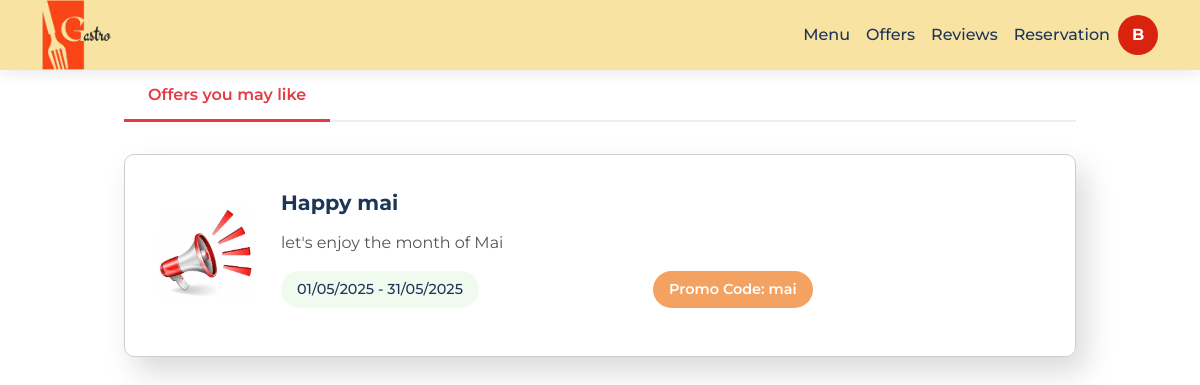
Screenshot of /offers/client-offers/ (signed in) with the database file from the repository.
### restaurant/models.py (models this page shows)
class User(AbstractUser):
    USER_TYPES = (
        ('PDG', 'PDG'),
        ('MANAGER', 'Manager'),
        ('CHEF', 'Chef'),
        ('SERVER', 'Server'),
        ('DELIVERY', 'Delivery Person'),
        ('CLIENT', 'Client'),
        ('SUPPLIER', 'Supplier'),
    )
    user_type = models.CharField(max_length=10, choices=USER_TYPES)
    phone = models.CharField(max_length=20)
    groups = models.ManyToManyField(
        'auth.Group',
        verbose_name='groups',
        blank=True,
        help_text='The groups this user belongs to.',
        related_name="restaurant_user_groups",
        related_query_name="restaurant_user",
    )
    user_permissions = models.ManyToManyField(
        'auth.Permission',
        verbose_name='user permissions',
        blank=True,
        help_text='Specific permissions for this user.',
        related_name="restaurant_user_permissions",
        related_query_name="restaurant_user",
    )

### offers/models.py (models this page shows, shortened)
class Offer(models.Model):
    title = models.CharField(max_length=100)
    description = models.TextField()
    start_date = models.DateField()
    end_date = models.DateField()
    discount = models.FloatField()
    code = models.CharField(max_length=50, unique=True)
    uses = models.PositiveIntegerField(default=0)
    image = models.ImageField(upload_to='offers_images/', blank=True, null=True)
    @property
    def status(self):
        today = timezone.now().date()
        if today < self.start_date:
            return OfferStatus.UPCOMING
        elif self.start_date <= today <= self.end_date:
            return OfferStatus.ACTIVE
        else:
            return OfferStatus.EXPIRED

### offers/views.py (the view)
# urls.py: path('client-offers/', views.client_offer_list, name='client_offers'),
def client_offer_list(request):
    today = timezone.now().date()
    offers = Offer.objects.all()
    active_offers = [o for o in offers if o.status == OfferStatus.ACTIVE]
    return render(request, 'client/offers.html', {'active_offers': active_offers})

### templates/client/offers.html (shortened to what this page needs)
<!DOCTYPE html>
{% load static %}
<html lang="fr">
<head>
    <link href="https://cdn.jsdelivr.net/npm/bootstrap@5.3.2/dist/css/bootstrap.min.css" rel="stylesheet">
    <link rel="stylesheet" href="{% static 'styles/client/offers.css' %}">
</head>
<body>
    <nav class="navbar navbar-expand-lg">
        <div class="container">
            <a class="navbar-brand" href="{% url 'landing_page' %}"><img src="{% static 'images/GASTRO_LINK-.png'  %}" alt="GastroLink" class="logo"></a>
            <div class="collapse navbar-collapse" id="navbarNav">
                <ul class="navbar-nav ms-auto">
                    <li class="nav-item"><a class="nav-link" href="{% url 'order' %}">Menu</a></li>
                    <li class="nav-item"><a class="nav-link" href="{% url 'client_offers' %}">Offers</a></li>
                    <li class="nav-item"><a class="nav-link" href="{% url 'review_list' %}">Reviews</a></li>
                    <li class="nav-item"><a class="nav-link" href="{% url 'create_reservation' %}">Reservation</a></li>
                    {% if user.is_authenticated and user.user_type == "CLIENT" %}
                      <div class="sidebar-header">
                        <div class="avatar-circle" style="background-color: #d9230f;">
                           <a href="{% url 'profile' %}">{{ user.username.0|upper }}</a>
                        </div>
                      </div>
                    {% else %}
                    <li class="nav-item">
                      <a href="{% url 'login' %}" class="btn-signin">Sign In</a>
                    </li>
                    {% endif %}
                </ul>
            </div>
        </div>
    </nav>
    <div class="offers-container">
        <div class="offers-filter">
            <div class="filter-tab active">Offers you may like</div>
        </div>
        {% if active_offers %}
            {% for offer in active_offers %}
            <div class="offer-card d-flex flex-row  align-items-center">
                <div class="image">
                {% if offer.image %}
                        {% if offer.image %}
                        <img src="{{ offer.image.url }}" class="offer-image" alt="{{ offer.title }}">
                        {% else %}
                        <img src="{% static 'images/default.jpg' %}" class="offer-image" alt="Default Offer Image">
                        {% endif %}
                {% endif %}
                </div>
                <div class="offer-content">
                    <div class="offer-title">{{ offer.title }}</div>
                    <div class="offer-description">{{ offer.description }}</div>
                    <div class="offer-details">
                        <div class="offer-period">
                            {{ offer.start_date|date:"d/m/Y" }} - {{ offer.end_date|date:"d/m/Y" }}
                        </div>
                        <div class="promo-code">Promo Code: {{ offer.code }}</div>
                    </div>
                </div>
            </div>
            {% endfor %}
        {% else %}
            <p class="text-center mt-4">No active offers at the moment. Please check back later!</p>
        {% endif %}
    </div>
</body>
</html>

### static/styles/client/offers.css (style rules this page uses)
:root { --primary: #e63946; --secondary: #f4a261; --light: #f1faee; --dark: #1d3557; --accent: #457b9d; --warning: #ff9e00; }
body { font-family: 'Montserrat', sans-serif; height: 100vh; }
.navbar { height: 70px; padding: 0 1.5rem; box-shadow: 0 2px 15px rgba(0,0,0,0.1); background-color: #f8e3a3; }
.logo { width: 70px; height: auto; margin: 0; }
.nav-link { padding: 0.5rem 1.2rem; font-weight: 500; color: var(--dark) !important; position: relative; }
.nav-link:after { content: ''; position: absolute; width: 0; height: 2px; bottom: 0; left: 0; background-color: var(--primary); transition: width 0.3s; }
.avatar-circle { width: 40px; height: 40px; border-radius: 50%; background-color: var(--primary); display: flex; justify-content: center; align-items: center; text-transform: uppercase; }
.avatar-circle a { color: white; font-size: 1rem; font-weight: bold; text-decoration: none; }
.offers-container { max-width: 1000px; margin: 0 auto; padding: 0 1.5rem; }
.offers-filter { display: flex; margin-bottom: 2rem; border-bottom: 2px solid #eee; }
.filter-tab { padding: 0.8rem 1.5rem; font-weight: 600; color: var(--dark); cursor: pointer; position: relative; }
.filter-tab.active { color: var(--primary); }
.filter-tab.active:after { content: ''; position: absolute; width: 100%; height: 3px; bottom: -2px; left: 0; background-color: var(--primary); }
.offer-card { background-color:var(--light-color); border-radius: 10px; padding: 2rem; transition: var(--transition); display: flex; flex-direction: column; height: 100%; box-shadow: 10px 15px 30px rgba(0, 0, 0, 0.15); border: 1px solid rgb(205, 205, 205); }
.offer-image { width: 100px; border-radius: 8px; object-fit: cover; margin-right: 1.5rem; }
.offer-content { width: 60%; display: flex; flex-direction: column; }
.offer-title { font-size: 1.3rem; font-weight: 700; color: var(--dark); margin-bottom: 0.8rem; }
.offer-description { color: #555; margin-bottom: 1rem; line-height: 1.5; flex-grow: 1; }
.offer-details { display: flex; justify-content: space-between; align-items: center; margin-bottom: 1rem; flex-wrap: wrap; }
.offer-period { background-color: var(--light); padding: 0.5rem 1rem; border-radius: 20px; font-weight: 500; color: var(--dark); font-size: 0.9rem; }
.promo-code { background-color: #f4a261; color: white; padding: 0.5rem 1rem; border-radius: 20px; font-weight: 600; font-size: 0.9rem; }

### rows the page displays
User: username.0 "B"
Offer: image (picture), title "Happy mai", description "let's enjoy the month of Mai", start_date "01/05/2025", end_date "31/05/2025", code "mai"
